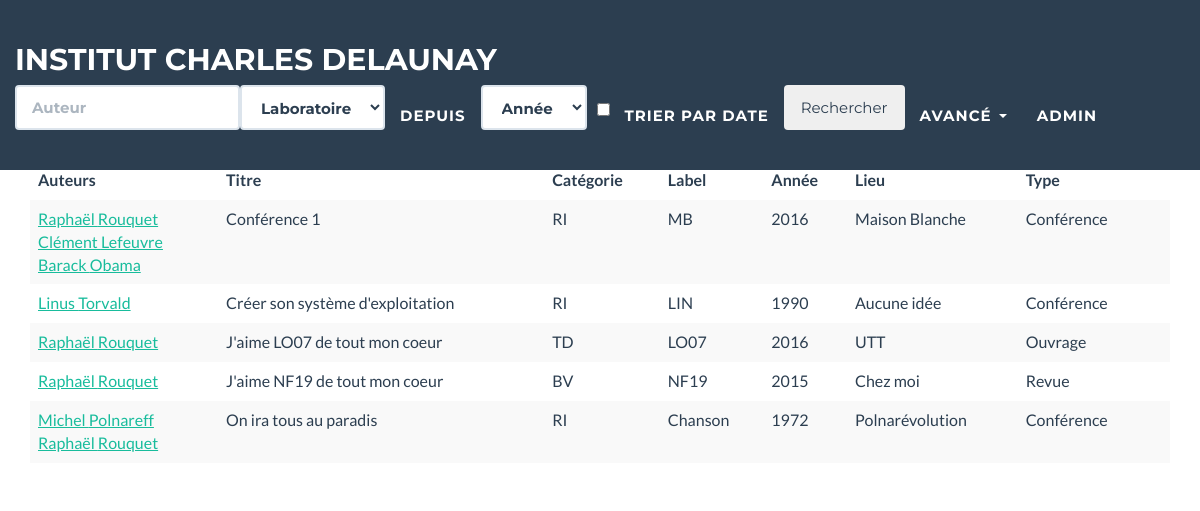
/publications.php (signed in), run on the app's committed database.
### tables this page shows
CREATE TABLE IF NOT EXISTS `publication` (
  `id_publication` int(11) NOT NULL AUTO_INCREMENT,
  `titre` tinytext,
  `categorie` varchar(4) DEFAULT NULL,
  `label` varchar(20) DEFAULT NULL,
  `date` year(4) DEFAULT NULL,
  `lieu` varchar(100) DEFAULT NULL,
  `type` varchar(15) NOT NULL,
  PRIMARY KEY (`id_publication`)
);

### publications.php (the view, shortened to what this page needs)
<?php
require_once("espace_membre/database.php");
if(isset($_GET['auteur'])||isset($_GET['laboratoire'])||isset($_GET['annee'])||isset($_GET['date_tri'])){
    if (!empty($_GET['auteur'])&&isset($_GET['laboratoire'])&&isset($_GET['annee'])&&isset($_GET['date_tri'])){
        $auteur = explode(" ", $_GET['auteur']);
        if(isset($auteur[1])) $publication_requete = "select distinct titre, categorie, label, date, lieu, type, publie.id_publication from publication, chercheur, publie where nom = '".$auteur[1]."' and prenom ='".$auteur[0]."'
                                                     and chercheur.laboratoire = '".$_GET['laboratoire']."' and publication.date >= ".$_GET['annee']."
                                                     and publie.id_chercheur = chercheur.id_chercheur and publie.id_publication = publication.id_publication ORDER by date DESC";
        else {
            $erreur_recherche = "L'auteur recherché est introuvable";
            $publication_requete = "select * from publication ORDER BY id_publication ASC";
        }
    }
    else if(!empty($_GET['auteur'])&&isset($_GET['laboratoire'])&&isset($_GET['annee'])){
        $auteur = explode(" ", $_GET['auteur']);
        if(isset($auteur[1])) $publication_requete = "select distinct titre, categorie, label, date, lieu, type, publie.id_publication from publication, chercheur, publie where nom = '".$auteur[1]."' and prenom ='".$auteur[0]."' and chercheur.laboratoire = '".$_GET['laboratoire']."'
                                                      and publication.date >= ".$_GET['annee']." and publie.id_chercheur = chercheur.id_chercheur and publie.id_publication = publication.id_publication ORDER by categorie, date DESC";
        else {
            $erreur_recherche = "L'auteur recherché est introuvable";
            $publication_requete = "select * from publication ORDER BY id_publication ASC";
        }
    }
    else if(!empty($_GET['auteur'])&&isset($_GET['laboratoire'])&&isset($_GET['date_tri'])){
        $auteur = explode(" ", $_GET['auteur']);
        if(isset($auteur[1])) $publication_requete = "select distinct titre, categorie, label, date, lieu, type, publie.id_publication from publication, chercheur, publie where nom = '".$auteur[1]."' and prenom ='".$auteur[0]."'
                                                      and chercheur.laboratoire = '".$_GET['laboratoire']."' and publie.id_chercheur = chercheur.id_chercheur and publie.id_publication = publication.id_publication ORDER by date DESC";
        else {
            $erreur_recherche = "L'auteur recherché est introuvable";
            $publication_requete = "select * from publication ORDER BY id_publication ASC";
        }
    }
    else if(isset($_GET['laboratoire'])&&isset($_GET['annee'])&&isset($_GET['date_tri'])){
        $publication_requete = "select distinct titre, categorie, label, date, lieu, type, publie.id_publication from publication, chercheur, publie where publication.date >= ".$_GET['annee']."
                                and chercheur.laboratoire = '".$_GET['laboratoire']."' and publie.id_chercheur = chercheur.id_chercheur and publie.id_publication = publication.id_publication ORDER by date DESC";
    }
    else if(!empty($_GET['auteur'])&&isset($_GET['laboratoire'])){
        $auteur = explode(" ", $_GET['auteur']);
        if(isset($auteur[1])) $publication_requete = "select distinct titre, categorie, label, date, lieu, type, publie.id_publication from publication, chercheur, publie where nom = '".$auteur[1]."' and prenom ='".$auteur[0]."' and chercheur.laboratoire = '".$_GET['laboratoire']."'
                                                      and publie.id_chercheur = chercheur.id_chercheur and publie.id_publication = publication.id_publication ORDER by categorie, date DESC";
        else {
            $erreur_recherche = "L'auteur recherché est introuvable";
            $publication_requete = "select * from publication ORDER BY id_publication ASC";
        }
    }
    else if(!empty($_GET['auteur'])&&isset($_GET['annee'])){
        $auteur = explode(" ", $_GET['auteur']);
        if(isset($auteur[1])) $publication_requete = "select distinct titre, categorie, label, date, lieu, type, publie.id_publication from publication, chercheur, publie where nom = '".$auteur[1]."' and prenom ='".$auteur[0]."'
                                                      and publication.date >= ".$_GET['annee']." and publie.id_chercheur = chercheur.id_chercheur and publie.id_publication = publication.id_publication ORDER by categorie, date DESC";
        else {
            $erreur_recherche = "L'auteur recherché est introuvable";
            $publication_requete = "select * from publication ORDER BY id_publication ASC";
        }
    }
    else if(!empty($_GET['auteur'])&&isset($_GET['date_tri'])){
        $auteur = explode(" ", $_GET['auteur']);
        if(isset($auteur[1])) $publication_requete = "select distinct titre, categorie, label, date, lieu, type, publie.id_publication from publication, chercheur, publie where nom = '".$auteur[1]."' and prenom ='".$auteur[0]."'
                                                      and publie.id_chercheur = chercheur.id_chercheur and publie.id_publication = publication.id_publication ORDER by date DESC";
        else {
            $erreur_recherche = "L'auteur recherché est introuvable";
            $publication_requete = "select * from publication ORDER BY id_publication ASC";
        }
    }
    else if(isset($_GET['laboratoire'])&&isset($_GET['annee'])){
        $publication_requete = "select distinct titre, categorie, label, date, lieu, type, publie.id_publication from publication, chercheur, publie where publication.date >= ".$_GET['annee']."
                                and chercheur.laboratoire = '".$_GET['laboratoire']."' and publie.id_chercheur = chercheur.id_chercheur and publie.id_publication = publication.id_publication ORDER by categorie, date DESC";
    }
    else if(isset($_GET['laboratoire'])&&isset($_GET['date_tri'])){
        $publication_requete = "select distinct titre, categorie, label, date, lieu, type, publie.id_publication from publication, chercheur, publie where
                                chercheur.laboratoire = '".$_GET['laboratoire']."' and publie.id_chercheur = chercheur.id_chercheur and publie.id_publication = publication.id_publication ORDER by date DESC";
    }
    else if(isset($_GET['annee'])&&isset($_GET['date_tri'])){
        $publication_requete = "select distinct titre, categorie, label, date, lieu, type, publie.id_publication from publication, chercheur, publie where publication.date >= ".$_GET['annee']."
                                and publie.id_chercheur = chercheur.id_chercheur and publie.id_publication = publication.id_publication ORDER by date DESC";
    }
    else if(!empty($_GET['auteur'])){
        $auteur = explode(" ", $_GET['auteur']);
        if(isset($auteur[1])) $publication_requete = "select distinct titre, categorie, label, date, lieu, type, publie.id_publication from publication, chercheur, publie where nom = '".$auteur[1]."' and prenom ='".$auteur[0]."'
                                                      and publie.id_chercheur = chercheur.id_chercheur and publie.id_publication = publication.id_publication ORDER by categorie, date DESC";
        else {
            $erreur_recherche = "L'auteur recherché est introuvable";
            $publication_requete = "select * from publication ORDER BY id_publication ASC";
        }
    }
    else if (isset($_GET['laboratoire'])) $publication_requete = "select distinct titre, categorie, label, date, lieu, type, publie.id_publication from publication, chercheur, publie where chercheur.laboratoire = '".$_GET['laboratoire']."'
                                and publie.id_chercheur = chercheur.id_chercheur and publie.id_publication = publication.id_publication ORDER by categorie, date DESC";
    else if (isset($_GET['annee'])) $publication_requete = "select distinct titre, categorie, label, date, lieu, type, publie.id_publication from publication, chercheur, publie where publication.date >= ".$_GET['annee']."
                                and publie.id_chercheur = chercheur.id_chercheur and publie.id_publication = publication.id_publication ORDER by categorie, date DESC";
    else if (isset($_GET['date_tri'])) $publication_requete = "select distinct titre, categorie, label, date, lieu, type, publie.id_publication from publication, chercheur, publie where
                                       publie.id_chercheur = chercheur.id_chercheur and publie.id_publication = publication.id_publication ORDER by date DESC";
    else $publication_requete = "select * from publication ORDER BY id_publication ASC";
}
else $publication_requete = "select distinct * from publication ORDER BY id_publication ASC";
    $publication_resultat = mysqli_query($database, $publication_requete);
?>
<head>
    <link href="css/bootstrap.min.css" rel="stylesheet">
    <link href="css/freelancer.css" rel="stylesheet">
    <link href="font-awesome/css/font-awesome.min.css" rel="stylesheet" type="text/css">
</head>
<body>
<nav class="navbar navbar-default navbar-fixed-top" role="navigation">
  <div class="navbar-header">
    <a class="navbar-brand" href="./index.php">Institut Charles Delaunay</a>
  </div>
<form class="navbar-form" name ='recherche'>
  <ul class="nav navbar-nav">
     <li><input type="text" class="form-control" placeholder="Auteur" name="auteur" list = "auteurs" autocomplete="off">
    </li>
     <li><select class="form-control" name="laboratoire" id ="laboratoire">
       <option selected disabled="">Laboratoire</option>
       </select></li>
       <li><a href="#">Depuis</a></li>
       <li><select class="form-control" name="annee" id = "annee">
       <option <?php if(!isset($_GET['annee'])) echo "selected";?> disabled="">Année
       <?php
       $annee_requete = "select distinct date from publication order by date ASC;";
       $annee_resultat = mysqli_query($database, $annee_requete);
       while($annee = mysqli_fetch_array($annee_resultat)) if(isset($_GET['annee'])){
               if($_GET['annee']==$annee['date']) echo "<option selected>".$annee['date']."</option>";
               else echo "<option>".$annee['date']."</option>";
       }
               else echo "<option>".$annee['date']."</option>"; ?>
       </select></li>
       <li style="padding-top: 18px; padding-left: 10px"><input class ="checkbox" type="checkbox" name="date_tri" id = "date_tri"></li>
       <li><a>Trier par date</a></li>
       <li><button class ="btn" type="submit">Rechercher</button></li>
      <li class="dropdown">
        <a href="#" class="dropdown-toggle" data-toggle="dropdown">Avancé <b class="caret"></b></a>
      </li>
      <li>
      <a href="#" data-placement="bottom" id="connexion_bouton">
      <?php if(empty($_SESSION['nom'])&&empty($_SESSION['prenom'])&&empty($_SESSION['email'])) echo "Connexion";
      else echo $_SESSION['prenom'];?></a>
      </li>
    </ul>
  </form>
</nav>
<div class="container" style="padding-top: 140px">
  <div class="table-responsive">
  <table class="table table-striped">
    <thead>
      <tr>
        <th>Auteurs </th>
        <th>Titre</th>
        <th>Catégorie</th>
        <th>Label</th>
        <th>Année</th>
        <th>Lieu</th>
        <th>Type</th>
      </tr>
    </thead>
    <tbody>
    <?php
    while($publication= mysqli_fetch_array($publication_resultat)){
        echo "<tr><td>";
        $auteur_requete = "select distinct nom, prenom from chercheur, publication, publie where publie.id_chercheur = chercheur.id_chercheur
                           AND publie.id_publication = ".$publication['id_publication']." order by ordre ASC";
        $auteur_resultat = mysqli_query($database, $auteur_requete);
        while($auteur= mysqli_fetch_array($auteur_resultat)){
            echo "<a href = publications.php?auteur=".$auteur['prenom']."+".$auteur['nom'].">".$auteur['prenom']." ". $auteur['nom']."</a>";
        }
        echo "</td><td>";
        echo $publication['titre'];
        echo "</td><td>";
        echo $publication['categorie'];
        echo "</td><td>";
        echo $publication['label'];
        echo "</td><td>";
        echo $publication['date'];
        echo "</td><td>";
        echo $publication['lieu'];
        echo "</td><td>";
        echo $publication['type'];
        echo "</td><td>";
        echo "</td></tr>";
    }
    ?>
    </tbody>
  </table>
  </div>
</div>
</body>
</html>

### css/freelancer.css (style rules this page uses)
body { overflow-x: hidden; }
a, a:hover, a:focus, a:active, a.active { outline: 0; color: #18bc9c; }
@media (min-width:768px) { .navbar-fixed-top { padding: 25px 0; -webkit-transition: padding .3s; -moz-transition: padding .3s; transition: padding .3s; } }
@media (min-width:768px) { .navbar-fixed-top .navbar-brand { font-size: 2em; -webkit-transition: all .3s; -moz-transition: all .3s; transition: all .3s; } }
.navbar { text-transform: uppercase; font-family: Montserrat,"Helvetica Neue",Helvetica,Arial,sans-serif; font-weight: 700; }
.navbar .navbar-nav { letter-spacing: 1px; }
.navbar-default, .navbar-inverse { border: 0; }

### data on the page
publication: prenom "Raphaël", nom "Rouquet", prenom "Clément", nom "Lefeuvre", prenom "Barack", nom "Obama", titre "Conférence 1", categorie "RI", label "MB", date "2016", lieu "Maison Blanche", type "Conférence"
publication: prenom "Linus", nom "Torvald", titre "Créer son système d'exploitation", categorie "RI", label "LIN", date "1990", lieu "Aucune idée", type "Conférence"
publication: prenom "Raphaël", nom "Rouquet", titre "J'aime LO07 de tout mon coeur", categorie "TD", label "LO07", date "2016", lieu "UTT", type "Ouvrage"
publication: prenom "Raphaël", nom "Rouquet", titre "J'aime NF19 de tout mon coeur", categorie "BV", label "NF19", date "2015", lieu "Chez moi", type "Revue"
publication: prenom "Michel", nom "Polnareff", prenom "Raphaël", nom "Rouquet", titre "On ira tous au paradis", categorie "RI", label "Chanson", date "1972", lieu "Polnarévolution", type "Conférence"

### other printed values
$_SESSION['prenom'] "ADMIN"
